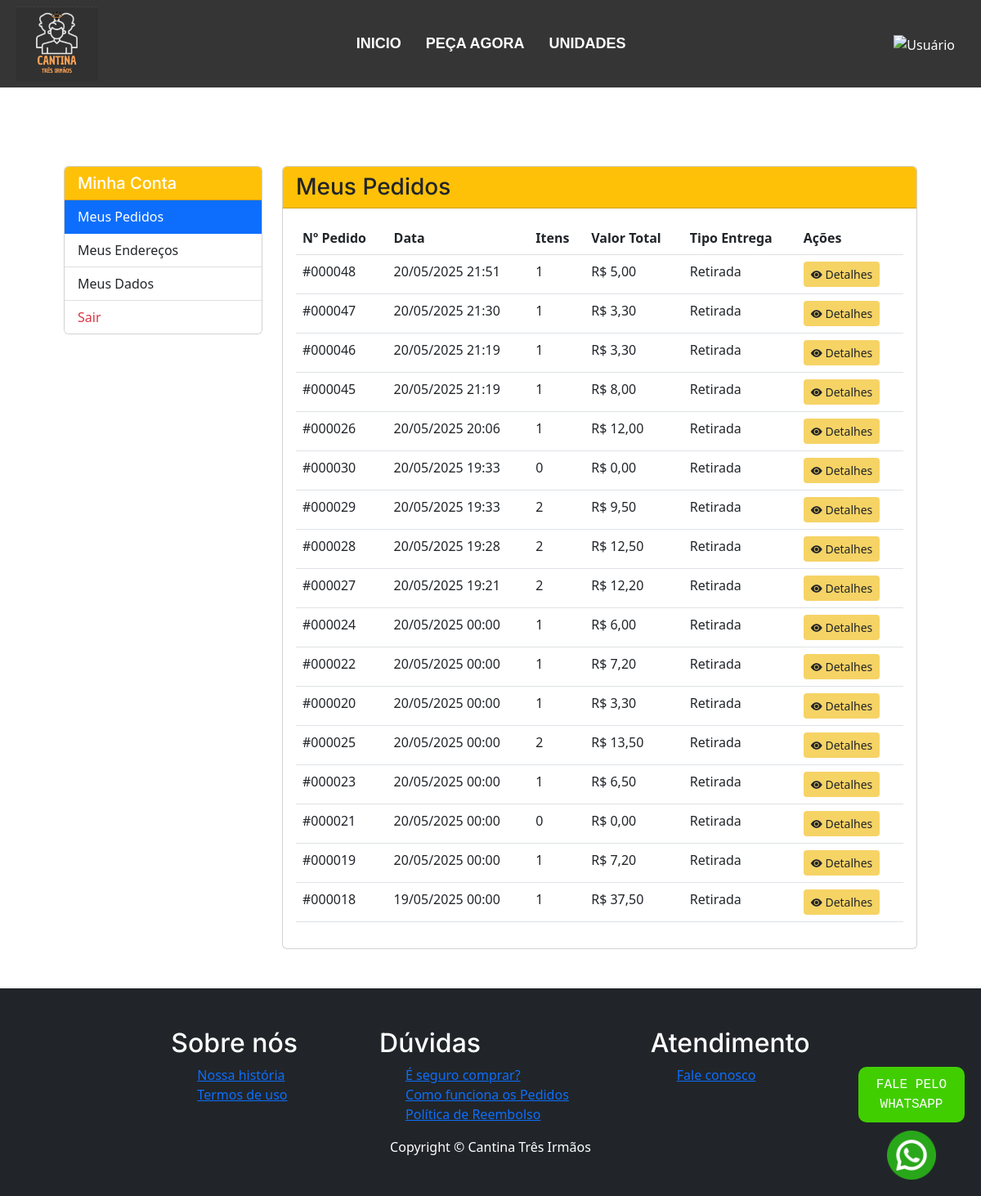
The app's page /carrinho/pedidos/pedidos_cliente.php (signed in), older data.
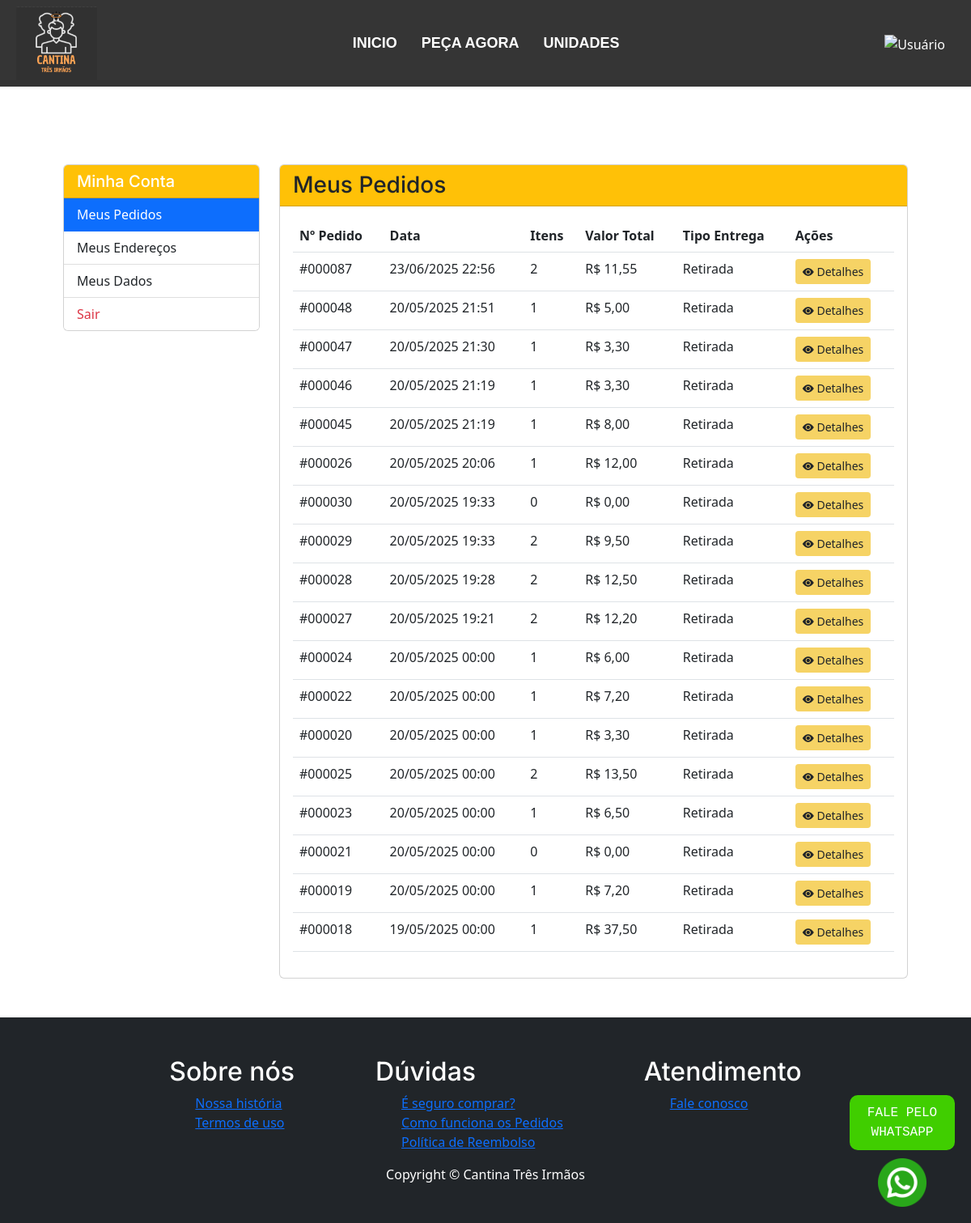
The same page, newer data.
### tables this page shows
CREATE TABLE IF NOT EXISTS `tb_pedidos` (
  `id` int(11) NOT NULL AUTO_INCREMENT,
  `id_cliente` int(11) DEFAULT NULL,
  `id_endereco` int(11) DEFAULT NULL,
  `emissao` datetime NOT NULL,
  `valor_total` decimal(10,2) NOT NULL DEFAULT 0.00,
  `tipo_entrega` varchar(20) NOT NULL,
  `tipo_pedido` enum('PDV','WEB') NOT NULL DEFAULT 'WEB',
  `metodo_pagamento` enum('DINHEIRO','CARTAO','PIX','ONLINE') NOT NULL DEFAULT 'ONLINE',
  `status_pagamento` varchar(50) NOT NULL DEFAULT 'AGUARDANDO',
  PRIMARY KEY (`id`),
  KEY `id_cliente` (`id_cliente`),
  KEY `id_endereco` (`id_endereco`)
);

### includes/consulta_pedidos.php (called while the page is built, shortened)
<?php
    include("conexao.php");
$id_cliente = $_SESSION['usuario']['id'];
$query_pedidos = "SELECT
                    p.id,
                    p.emissao,
                    p.valor_total,
                    p.tipo_entrega,
                    COUNT(pi.id) as total_itens
                  FROM
                    tb_pedidos p
                  LEFT JOIN
                    tb_pedidos_itens pi ON p.id = pi.id_pedidos
                  WHERE
                    p.id_cliente = '$id_cliente'
                  GROUP BY
                    p.id
                  ORDER BY
                    p.emissao DESC";
$resultado_pedidos = mysqli_query($conexao, $query_pedidos);
?>

### carrinho/pedidos/pedidos_cliente.php (the view, shortened to what the changed rows need)
<?php
include("../../includes/consulta_pedidos.php");
?>
<!DOCTYPE html>
<html lang="pt-br">
<head>
    <link rel="stylesheet" href="../../css/styles.css" />
    <link rel="stylesheet" href="../../css/inicio.css">
    <link rel="stylesheet" href="../../css/navbar.css">
    <link rel="stylesheet" href="../../css/mediaQuery.css">
    <link rel="stylesheet" href="../../css/canvaDeslogado.css">
    <link rel="stylesheet" href="../../css/canvaLogado.css">
    <link rel="stylesheet" href="../../css/telaFlutuante.css">
    <link href="https://cdn.jsdelivr.net/npm/bootstrap-icons@1.5.0/font/bootstrap-icons.css" rel="stylesheet" />
    <link rel="stylesheet" href="https://use.fontawesome.com/releases/v5.7.0/css/all.css">
    <link href="https://cdn.jsdelivr.net/npm/bootstrap@5.2.3/dist/css/bootstrap.min.css" rel="stylesheet">
</head>
<body>
    <?php include("../../php/navbar.php"); ?>
    <section class="py-5">
        <div class="container px-4 px-lg-5 mt-5">
            <div class="row">
                <div class="col-md-9">
                    <div id="secaoPedidos" class="card">
                        <div class="card-body">
                            <?php if (mysqli_num_rows($resultado_pedidos) > 0): ?>
                                <div class="table-responsive">
                                    <table class="table table-hover">
                                        <thead>
                                            <tr>
                                                <th>Nº Pedido</th>
                                                <th>Data</th>
                                                <th>Itens</th>
                                                <th>Valor Total</th>
                                                <th>Tipo Entrega</th>
                                                <th>Ações</th>
                                            </tr>
                                        </thead>
                                        <tbody>
                                            <?php while ($pedido = mysqli_fetch_assoc($resultado_pedidos)): ?>
                                                <tr>
                                                    <td>#<?= str_pad($pedido['id'], 6, '0', STR_PAD_LEFT) ?></td>
                                                    <td><?= date('d/m/Y H:i', strtotime($pedido['emissao'])) ?></td>
                                                    <td><?= $pedido['total_itens'] ?></td>
                                                    <td>R$ <?= number_format($pedido['valor_total'], 2, ',', '.') ?></td>
                                                    <td><?= ucfirst($pedido['tipo_entrega']) ?></td>
                                                    <td>
                                                        <button class="btn btn-sm btn-detalhes" onclick="detalhesPedido(<?= $pedido['id'] ?>, event)">
                                                            <i class="bi bi-eye-fill"></i> Detalhes
                                                        </button>
                                                    </td>
                                                </tr>
                                            <?php endwhile; ?>
                                        </tbody>
                                    </table>
                                </div>
                            <?php endif; ?>
                        </div>
                    </div>
                                <?php include('../../php/conta.php'); ?>
                </div>
            </div>
        </div>
    </section>
    <?php include("../../php/footer.php"); ?>
</body>
</html>

Row changes from the older to the newer data that the page shows:
added tb_pedidos: id "000087", emissao "23/06/2025 22:56", total_itens "2", valor_total "11,55", tipo_entrega "Retirada"
